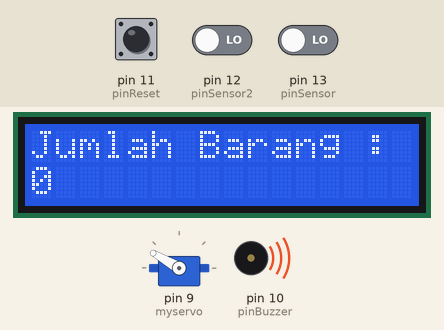
The sketch below on a simulated Arduino Uno, built with avr-gcc and run on an emulated ATmega328P. On the bench: servo, 16×2 character LCD, buzzer (waves = sounding, pin HIGH). Inputs (shaded band) come from the test bench; at power-on: pin 12 (pinSensor2) LOW, pin 13 (pinSensor) LOW, pin 11 (pinReset) HIGH.

Above: at 9.5 s.
9.6 s: pin 12 (pinSensor2) driven HIGH
At 10.8 s:
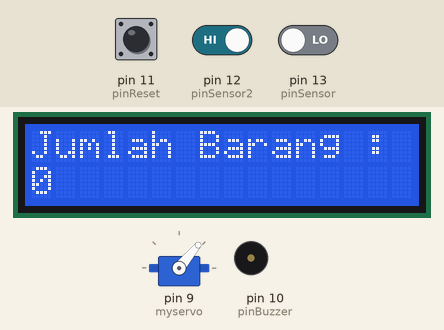
12.6 s: pin 12 (pinSensor2) driven LOW and pin 13 (pinSensor) driven HIGH
At 14.5 s:
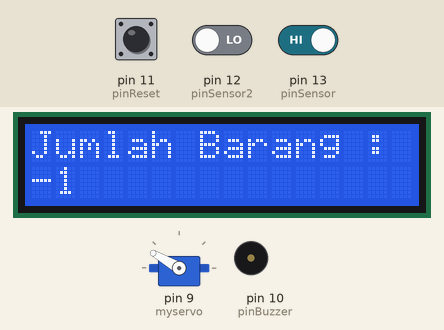
14.6 s: pin 13 (pinSensor) driven LOW
At 15.5 s:
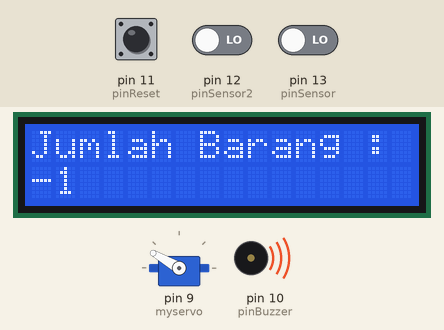
17.4 s: pin 12 (pinSensor2) driven HIGH
At 17.57 s:
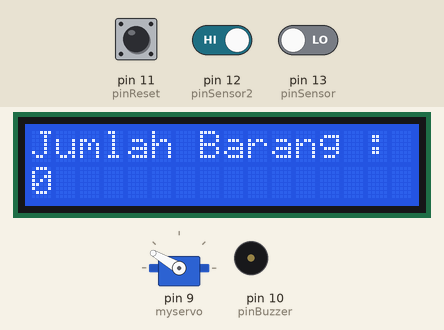
Timing chart, 0 to 20.4 s (numbered marks = the images above; inputs shaded):
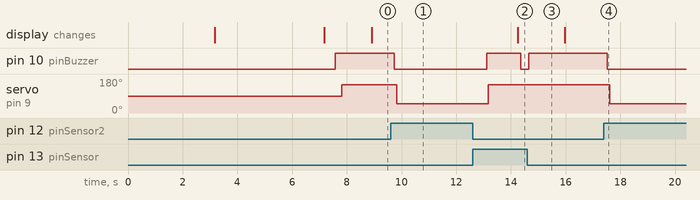

The sketch:

Program_Perhitungan_keluar_masuk_Barang.ino
```cpp
#include <Wire.h>
#include <LiquidCrystal_I2C.h>
LiquidCrystal_I2C lcd(0x27,16,2);
#include <Servo.h>

Servo myservo;
// inialisasi masing2 pin
const int pinSensor = 13;
const int pinSensor2 = 12;
const int pinReset = 11;
const int pinBuzzer = 10;

// inialisasi masing2 variabel
int hitung = 0;
int kondisi1 = 0;
int kondisi2 = 0;
int status1;
int status2;

void setup()
{
  // inialisasi status pin reset
 pinMode(pinReset, INPUT);
 // mengaktifkan pull up resistor pin reset sebagai INPUT
 digitalWrite(pinReset, HIGH);
  // buzzer
  pinMode(pinBuzzer, OUTPUT);
  //servo
  myservo.attach(9);
// inialisasi jumlah baris-kolom lcd
 lcd.begin(16,2);
 lcd.backlight();
 lcd.init();
 lcd.clear();
 lcd.setCursor(0,0);
 lcd.print("Alat hitung");
 lcd.setCursor(0, 1);
 lcd.print("Jumlah Barang");
 delay(3000);

 lcd.clear();
 lcd.setCursor(0, 0);
 lcd.print("Ready....");
 delay(4000);
 lcd.setCursor(0, 1);
 lcd.print("Go..!!!");
 delay(400);
}
void loop()
{
  // setting range pembacaan jumlah barang
 hitung = constrain(hitung, 0, 200); // ==> Jumlah maks barang
// status1 adalah hasil pembacaan pin sensor
 status1 = digitalRead(pinSensor);
// jika pin sensor bernilai logic HIGH
 if (status1 == HIGH )
 {
 // hasil hitung tetap
 digitalWrite(pinBuzzer, LOW);
 delay(300);
 hitung = hitung;
 kondisi1 = 0;
 }
 // jika pin sensor bernilai LOW dan kondisi1 bernilai = 0
 else if (status1 == LOW && kondisi1 == 0)
 {
  digitalWrite(pinBuzzer, HIGH);
  delay(200);
 // jumlah barang bertambah 1
 hitung += 1;
 // kondisi1 menjadi bernilai = 1
 kondisi1 = 1;
 }
 // jika pin sensor bernilai LOW dan kondisi bernilai = 1
 else if (status1 == LOW && kondisi1 == 1)
 {
 // hasil hitung tetap
 hitung = hitung;
 kondisi2 = 1;
 }

// KELUAR
hitung = constrain(hitung, 0, 200);
status2 = digitalRead(pinSensor2);

// jika pin sensor bernilai logic HIGH
 if (status2 == HIGH )
 {
 // hasil hitung tetap
 digitalWrite(pinBuzzer, LOW);
 delay(100);
 myservo.write(50);
 hitung = hitung;
 kondisi2 = 0;
 }
 // jika pin sensor bernilai LOW dan kondisi1 bernilai = 0
 else if (status2 == LOW && kondisi2 == 0)
 {
  digitalWrite(pinBuzzer, HIGH);
  delay(50);
  myservo.write(150);
  delay(1000);
 // jumlah barang bertambah 1
 hitung -= 1;
 // kondisi1 menjadi bernilai = 1
 kondisi1 = 1;
 }
 // jika pin sensor bernilai LOW dan kondisi bernilai = 1
 else if (status1 == LOW && kondisi1 == 1)
 {
 // hasil hitung tetap
 hitung = hitung;
 kondisi1 = 1;
 }


// KELUAR

 if (digitalRead(pinReset) == LOW)
 {
 // jumlah barang kembali menjadi = 0
 hitung = 0;
 }
 else
 {
 // jumlah barang tetap
 hitung = hitung;
 }
 lcd.init();
 lcd.backlight();
 lcd.setCursor(0, 0);
 lcd.print("Jumlah Barang : ");
 lcd.setCursor(0, 1);
 lcd.print(hitung);
 delay(100); // delay update tulisan pada lcd
}
```

Measured:
- after the input at 9.6 s, pin 10 (pinBuzzer): HIGH → LOW after 0.13 s; servo on pin 9 (myservo): 150° → 50° after 0.23 s
- after the input at 12.6 s, pin 10 (pinBuzzer): LOW → HIGH after 0.52 s, → LOW 1.2 s later; servo on pin 9 (myservo): 50° → 150° after 0.57 s; the display: changes after 1.7 s (image 2)
- after the input at 14.6 s, pin 10 (pinBuzzer): goes on until 14.7 s, then stays HIGH
- after the input at 17.4 s, pin 10 (pinBuzzer): HIGH → LOW after 0.12 s; servo on pin 9 (myservo): 150° → 50° after 0.22 s
